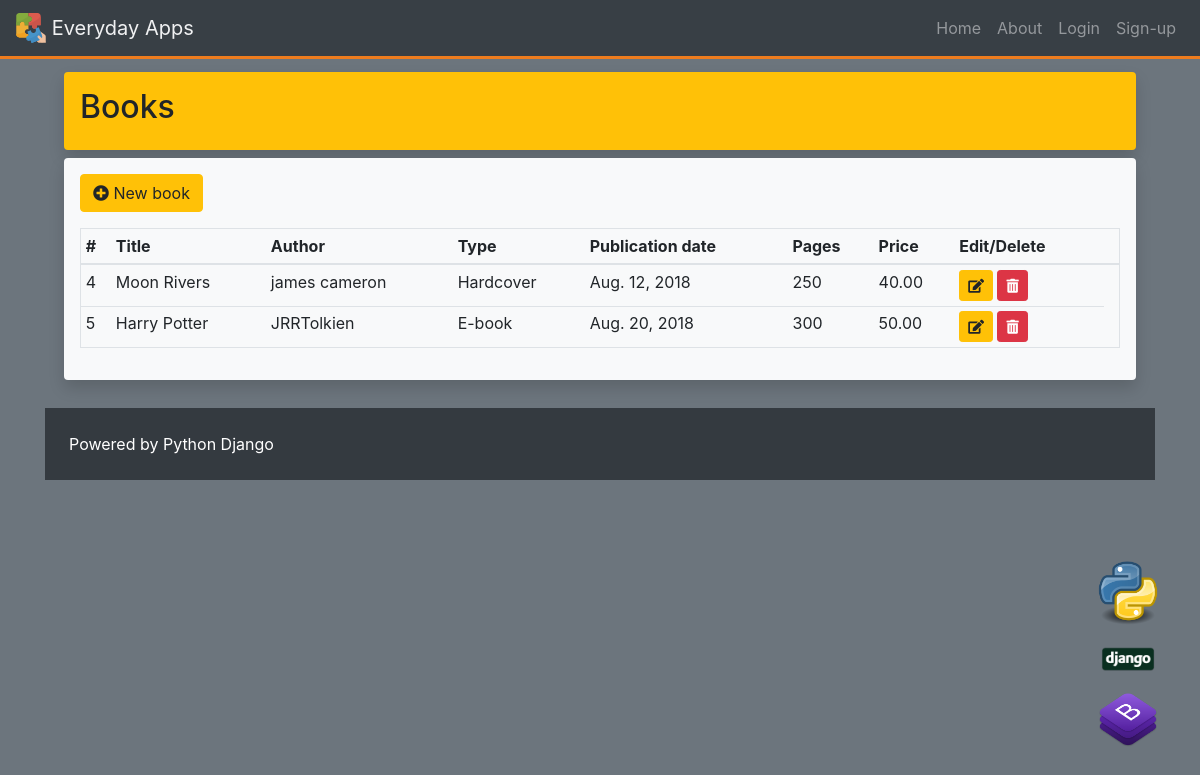
The page /books/ on the database its author committed.
### books/models.py (models this page shows)
class Book(models.Model):
    HARDCOVER = 1
    PAPERBACK = 2
    EBOOK = 3
    BOOK_TYPES = (
        (HARDCOVER, 'Hardcover'),
        (PAPERBACK, 'Paperback'),
        (EBOOK, 'E-book'),
    )
    title = models.CharField(max_length=50)
    publication_date = models.DateField(blank=True, null=True)
    author = models.CharField(max_length=30, blank=True)
    price = models.DecimalField(max_digits=5, decimal_places=2)
    pages = models.IntegerField(blank=True, null=True)
    book_type = models.PositiveSmallIntegerField(choices=BOOK_TYPES, blank=True, null=True)

### books/views.py (the view)
def book_list(request):
    books = Book.objects.all()
    return render(request, 'books/book_list.html', {'books': books})

### books/templates/books/book_list.html (shortened to what this page needs)
{% extends 'base.html' %}
{% load static %}
{% block content %}
<br>
<br>
<div class='container bg-secondary pt-3'>
    <div class='row bg-secondary mr-1 ml-1 pt-1'>
      <div class="col-12 col-sm-12 col-md-12 col-lg-12 order-6 mt-1 shadow p-3 mb-1 bg-warning rounded">
        <h2 class="page-header "> Books</h2>
      </div>
      <div class="col-12 col-sm-12 col-md-12 col-lg-12 order-6 mt-1 shadow p-3 mb-1 bg-light rounded ">
          <p>
            <button type="button" class="btn btn-warning js-create-book" data-url="{% url 'books:book_create' %}">
              <span class="fa fa-plus-circle"></span>
              New book
            </button>
          </p>
          <table class="table table-hover border  table-sm pb-3" id="book-table">
            <thead>
              <tr>
                <th>#</th>
                <th>Title</th>
                <th>Author</th>
                <th>Type</th>
                <th>Publication date</th>
                <th>Pages</th>
                <th>Price</th>
                <th>Edit/Delete</th>
                <th></th>
              </tr>
            </thead>
            <tbody>
              {% include 'books/partial_book_list.html' %}
            </tbody>
          </table>
      </div>
    </div>
</div>
{% endblock %}

### Templates/base.html (shortened to what this page needs)
<!DOCTYPE html>
<html lng=eng>
<head>
	{% include 'snippets/css.html' %}
	{% load static %}
</head>
<body>
{% include 'snippets/nav.html' %}
<div class='container-fluid bg-secondary' >
	<div class='container bg-secondary'  style="min-height:800px;">
	{% block content %}
	{%  endblock content %}
	<div class="container bg-dark text-white mt-4 bg-secondary p-4"> Powered by Python Django </div>
	</div>
</div>
<div id=menu class="container bg-secondary text-center">
	<img class="card-img-top" src="{% static 'category/python3.png' %}" alt="Card image cap row justify-content-center align-self-center">
	<img class="card-img-top" src="{% static 'category/django1.png' %}" alt="Card image cap row justify-content-center align-self-center">
	<img class="card-img-top" src="{% static 'category/bootstrap1.png' %}" alt="Card image cap row justify-content-center align-self-center">
</div>
  </body>
  </html>

### Templates/snippets/css.html (shortened to what this page needs)
<link rel="stylesheet" href="https://stackpath.bootstrapcdn.com/bootstrap/4.1.0/css/bootstrap.min.css">
<link rel="stylesheet" href="https://use.fontawesome.com/releases/v5.1.0/css/all.css">

### Templates/snippets/nav.html (shortened to what this page needs)
{% load static %}
  <div class='container fixed-top'>
<nav class="navbar navbar-default navbar-expand-lg fixed-top navbar-dark bg-dark text-white  ">
  <a class="navbar-brand  text-white" href='{% url "home" %}'> <img src="{% static 'category/jigsaw.svg' %}" alt=""  width="30" height="30" class="d-inline-block align-top " alt=""> Everyday Apps </a>
  <div class="collapse navbar-collapse text-white" id="navbarNavDropdown" >
    <ul class="navbar-nav ml-auto">
      <li class="nav-item ">
        <a class="nav-link" href='{% url "home" %}'>Home</a>
      </li>
      <li class="nav-item">
        <a class="nav-link" href='{% url "about" %}'>About</a>
      </li>
      {% if request.user.is_authenticated %}
      <li class="nav-item">
        <a class="nav-link" href='{% url "logout" %}'>Logout</a>
      </li>
      {% else %}
        <li class="nav-item">
        <a class="nav-link" href='{% url "login" %}'>Login</a>
      </li>
              <li class="nav-item">
        <a class="nav-link" href='{% url "register" %}'>Sign-up</a>
      </li>
      {% endif %}
    </ul>
  </div>
</nav>
</div>

### books/templates/books/partial_book_list.html
{% for book in books %}
  <tr>
    <td>{{ book.id }}</td>
    <td>{{ book.title }}</td>
    <td>{{ book.author }}</td>
    <td>{{ book.get_book_type_display }}</td>
    <td>{{ book.publication_date }}</td>
    <td>{{ book.pages }}</td>
    <td>{{ book.price }}</td>
    <td style="width: 150px">
      <button type="button"
              class="btn btn-warning btn-sm js-update-book"
              data-url="{% url 'books:book_update' book.id %}">
        <span class="fas fa-edit"></span>
      </button>
      <button type="button"
              class="btn btn-danger btn-sm js-delete-book"
              data-url="{% url 'books:book_delete' book.id %}">
        <span class="fas fa-trash-alt"></span>
      </button>
    </td>
  </tr>
{% empty %}
  <tr>
    <td colspan="8" class="text-center bg-warning">No book</td>
  </tr>
{% endfor %}

### Templates/base.html (style rules this page uses)
#menu { position: fixed; right: 2%; top: 75%; width: 6em; margin-top: -2.5em; }
.navbar { box-shadow: 0px 3px 0px #fd7e14; opacity: 0.9; transition: top 0.3s; }

### rows shown on the page
Book: id "4", title "Moon Rivers", author "james cameron", book_type "Hardcover", publication_date "Aug. 12, 2018", pages "250", price "40.00"
Book: id "5", title "Harry Potter", author "JRRTolkien", book_type "E-book", publication_date "Aug. 20, 2018", pages "300", price "50.00"
